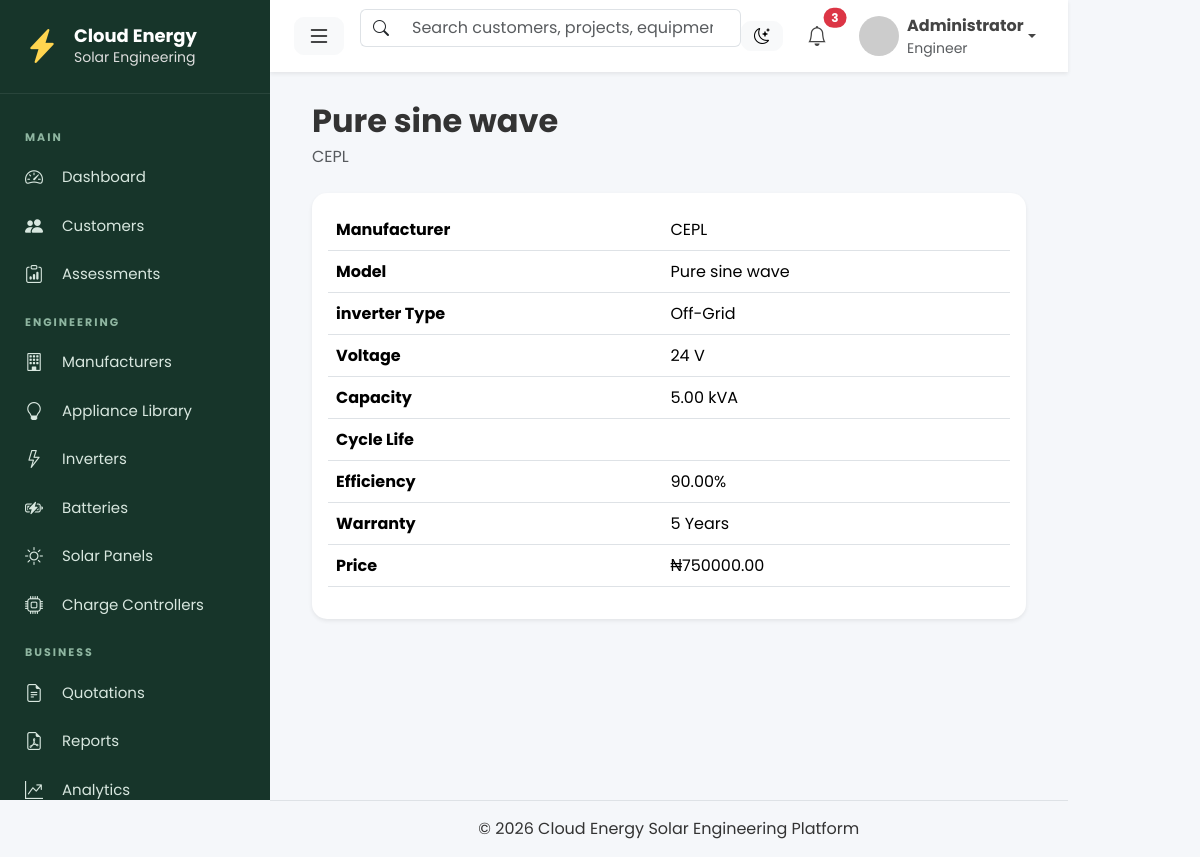
The page /equipment/inverters/1/ on the database as committed earlier.
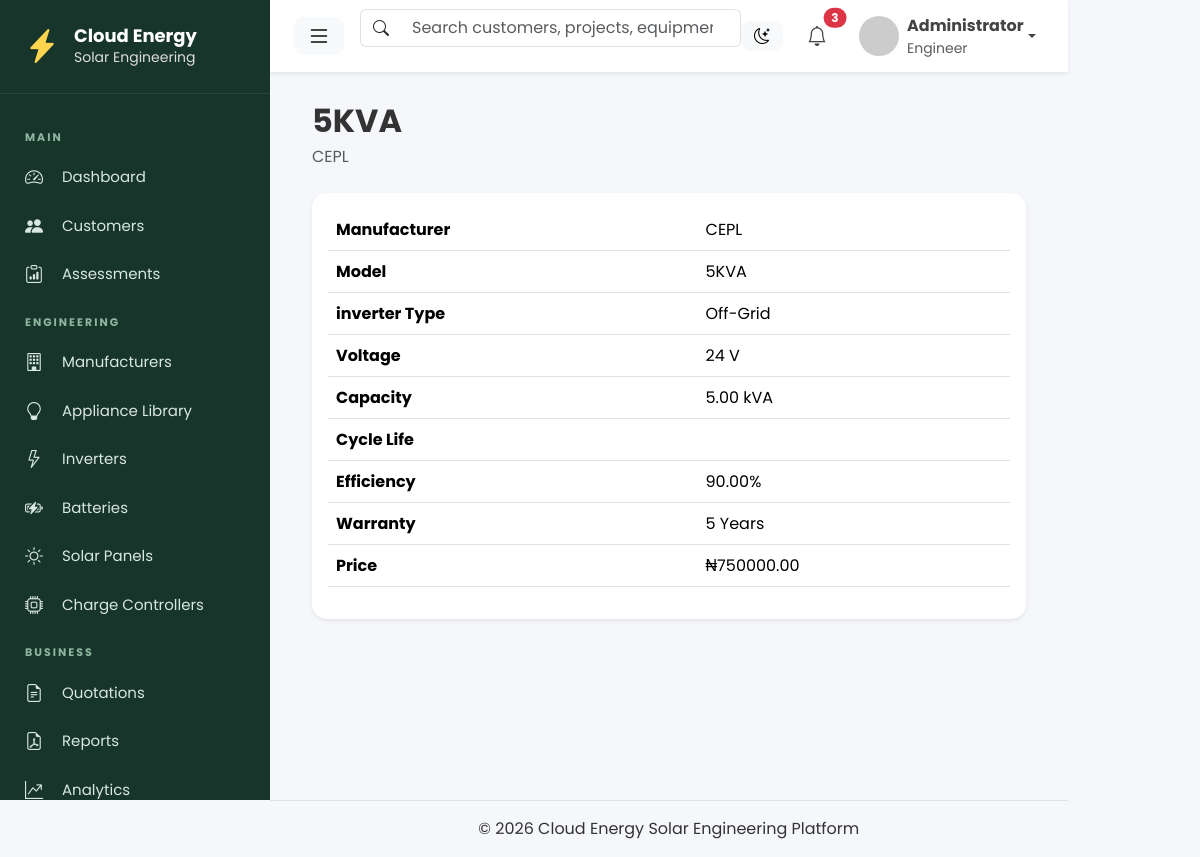
The same page on the database as committed later.
### equipment/models.py (models this page shows, shortened)
class Inverter(models.Model):
    manufacturer = models.ForeignKey(
        Manufacturer,
        on_delete=models.CASCADE,
    )
    model = models.CharField(max_length=100)
    capacity_kva = models.DecimalField(
        max_digits=5,
        decimal_places=2,
    )
    hybrid = models.BooleanField(default=True)
    voltage = models.PositiveIntegerField()
    efficiency = models.DecimalField(
        max_digits=5,
        decimal_places=2,
    )
    warranty = models.PositiveIntegerField(
        default=5,
    )
    price = models.DecimalField(
        max_digits=15,
        decimal_places=2,
    )
    active = models.BooleanField(default=True)

class Manufacturer(models.Model):
    name = models.CharField(
        max_length=100,
        unique=True,
    )
    logo = models.ImageField(
        upload_to="manufacturers/",
        blank=True,
        null=True
    )
    website = models.URLField(
        blank=True,
    )
    support_email = models.EmailField(blank=True)
    support_phone = models.CharField(
        max_length=30,
        blank=True
    )
    country = models.CharField(
        max_length=100,
        blank=True
    )
    notes = models.TextField(
        blank=True
    )
    active = models.BooleanField(
        default=True,
    )
    class Meta:
        ordering = ["name"]
    def __str__(self):
        return self.name

### equipment/views.py (the view)
class InverterDetailView(DetailView):
    model = Inverter
    template_name = "equipment/inverters/inverter_detail.html"

### templates/equipment/Inverters/inverter_detail.html (shortened to what this page needs)
{% extends "layouts/base.html" %}
{% block content %}
{% include "components/page_header.html" with title=object.model subtitle=object.manufacturer %}
<div class="card shadow-sm">
    <div class="card-body">
        <table class="table">
            <tr><th>Manufacturer</th><td>{{ object.manufacturer }}</td></tr>
            <tr><th>Model</th><td>{{ object.model }}</td></tr>
            <tr><th>inverter Type</th><td>{% if object.hybrid %} Hybrid {% else %} Off-Grid {% endif %}</td></tr>
            <tr><th>Voltage</th><td>{{ object.voltage }} V</td></tr>
            <tr><th>Capacity</th><td>{{ object.capacity_kva }} kVA</td></tr>
            <tr><th>Cycle Life</th><td><tr>
                <th>Efficiency</th>
                <td>{{ object.efficiency }}%</td>
            </tr>
            <tr>
                <th>Warranty</th>
                <td>{{ object.warranty }} Years</td>
            </tr>
            <tr><th>Price</th><td>₦{{ object.price }}</td></tr>
        </table>
    </div>
</div>
{% endblock %}

### templates/components/page_header.html (shortened to what this page needs)
<div class="page-header d-flex justify-content-between align-items-center mb-4">
    <div>
        <h2 class="page-title">
            {{ title }}
        </h2>
        {% if subtitle %}
            <p class="text-muted mb-0">
                {{ subtitle }}
            </p>
        {% endif %}
    </div>
</div>

Rows that differ between the two databases and show on the page:
changed Inverter "CEPL": model "Pure sine wave" → "5KVA"
